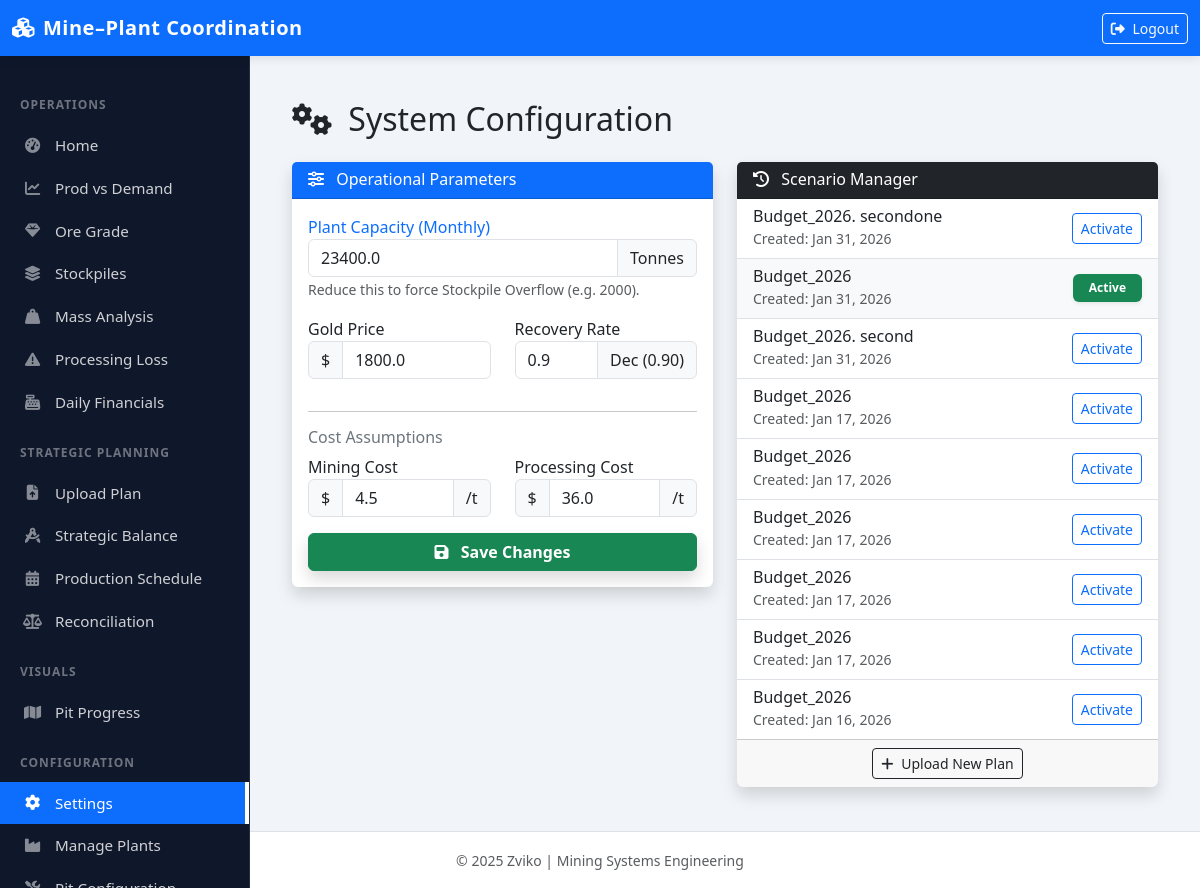
Page /settings/ on the earlier database version.
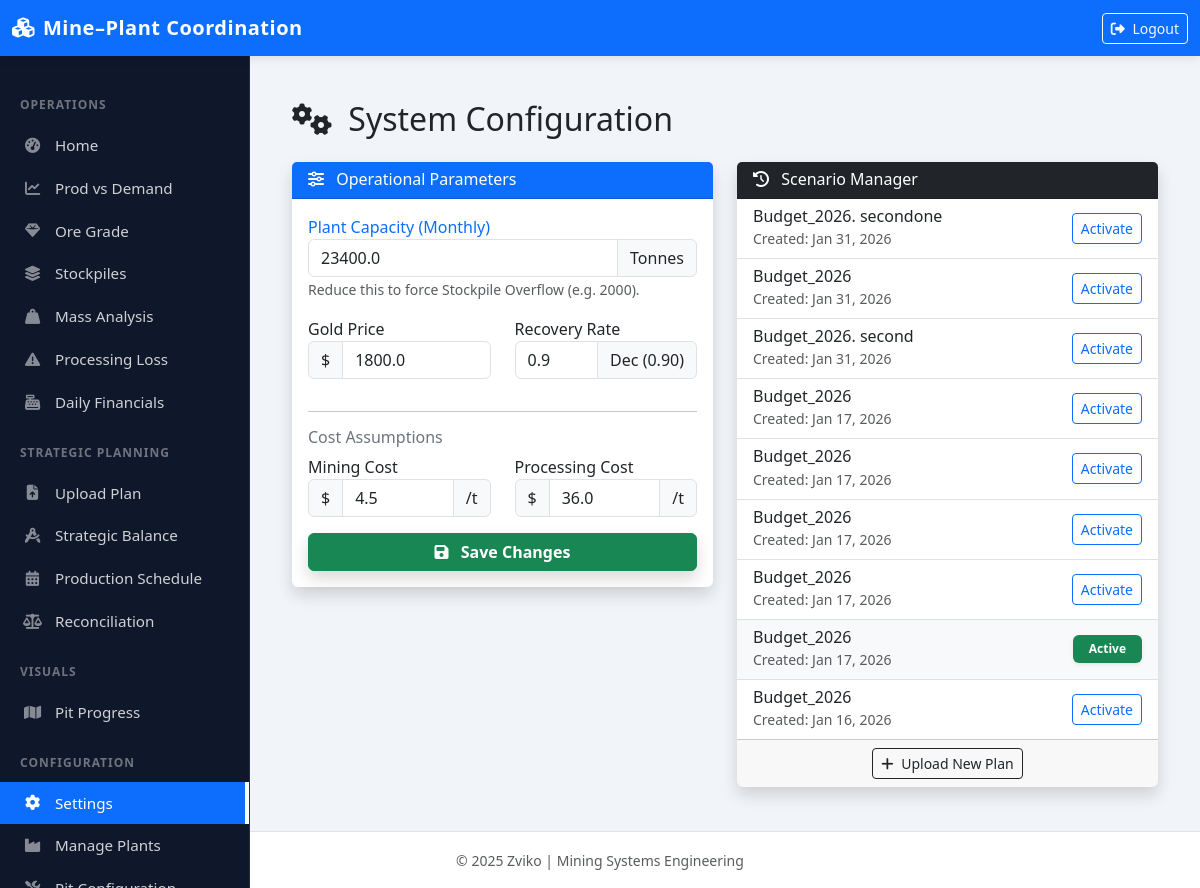
Same page on the later database version.
### dashboard/models.py (models this page shows, shortened)
class FinancialSettings(models.Model):
    scenario = models.OneToOneField(ScheduleScenario, on_delete=models.CASCADE, related_name='financials')
    gold_price = models.FloatField(default=1800.0, help_text="USD per Ounce")
    recovery_rate = models.FloatField(default=0.90, help_text="90% = 0.9")
    plant_capacity = models.FloatField(default=23400.0, help_text="Monthly Plant Capacity (tonnes)")
    processing_cost = models.FloatField(default=36.0, help_text="USD per Tonne")
    base_mining_cost = models.FloatField(default=4.50, help_text="USD per Tonne (Base)")

class ScheduleScenario(models.Model):
    name = models.CharField(max_length=100, default="mucs_2026")
    created_at = models.DateTimeField(auto_now_add=True)
    is_active = models.BooleanField(default=False)

### dashboard/views.py (the view, shortened to what this page needs)
# urls.py: path('settings/', views.settings_view, name='settings'),
def settings_view(request):
    active_scenario = ScheduleScenario.objects.filter(is_active=True).first()
    if not active_scenario:
        active_scenario = ScheduleScenario.objects.last()
        if active_scenario:
            active_scenario.is_active = True
            active_scenario.save()
    settings_obj = None
    if active_scenario:
        settings_obj, _ = FinancialSettings.objects.get_or_create(scenario=active_scenario)
    all_scenarios = ScheduleScenario.objects.all().order_by('-created_at')
    return render(request, 'dashboard/settings.html', {
        'settings': settings_obj,
        'active_scenario': active_scenario,
        'scenarios': all_scenarios
    })

### dashboard/templates/dashboard/settings.html (shortened to what the changed rows need)
{% extends 'dashboard/base.html' %}
{% load humanize %}
{% block content %}
<div class="container-fluid mt-4">
    <h2 class="text-dark mb-4">
        <i class="fas fa-cogs me-2"></i> System Configuration
    </h2>
    <div class="row">
        <div class="col-lg-6 mb-4">
            <div class="card shadow border-0">
                <div class="card-body">
                    {% if settings %}
                    <form method="post">
                        <div class="mb-3">
                            <label class="font-weight-bold text-primary">Plant Capacity (Monthly)</label>
                            <div class="input-group">
                                <input type="number" step="1" name="plant_capacity" class="form-control" value="{{ settings.plant_capacity }}">
                                <span class="input-group-text">Tonnes</span>
                            </div>
                            <small class="text-muted">Reduce this to force Stockpile Overflow (e.g. 2000).</small>
                        </div>
                        <div class="row">
                            <div class="col-md-6 mb-3">
                                <label class="font-weight-bold">Gold Price</label>
                                <div class="input-group">
                                    <span class="input-group-text">$</span>
                                    <input type="number" step="0.01" name="gold_price" class="form-control" value="{{ settings.gold_price }}">
                                </div>
                            </div>
                            <div class="col-md-6 mb-3">
                                <label class="font-weight-bold">Recovery Rate</label>
                                <div class="input-group">
                                    <input type="number" step="0.01" name="recovery_rate" class="form-control" value="{{ settings.recovery_rate }}">
                                    <span class="input-group-text">Dec (0.90)</span>
                                </div>
                            </div>
                        </div>
                        <hr>
                        <h6 class="text-secondary font-weight-bold">Cost Assumptions</h6>
                        <div class="row">
                            <div class="col-md-6 mb-3">
                                <label>Mining Cost</label>
                                <div class="input-group">
                                    <span class="input-group-text">$</span>
                                    <input type="number" step="0.01" name="mining_cost" class="form-control" value="{{ settings.base_mining_cost }}">
                                    <span class="input-group-text">/t</span>
                                </div>
                            </div>
                            <div class="col-md-6 mb-3">
                                <label>Processing Cost</label>
                                <div class="input-group">
                                    <span class="input-group-text">$</span>
                                    <input type="number" step="0.01" name="processing_cost" class="form-control" value="{{ settings.processing_cost }}">
                                    <span class="input-group-text">/t</span>
                                </div>
                            </div>
                        </div>
                        <button type="submit" class="btn btn-success w-100 fw-bold shadow">
                            <i class="fas fa-save me-2"></i> Save Changes
                        </button>
                    </form>
                    {% else %}
                        <div class="alert alert-warning">No active scenario found. Please select one on the right.</div>
                    {% endif %}
                </div>
            </div>
        </div>
        <div class="col-lg-6 mb-4">
            <div class="card shadow border-0">
                <div class="card-body p-0">
                    <ul class="list-group list-group-flush">
                        {% for s in scenarios %}
                        <li class="list-group-item d-flex justify-content-between align-items-center {% if s.is_active %}bg-light{% endif %}">
                            <div>
                                <h6 class="mb-0 font-weight-bold text-dark">{{ s.name }}</h6>
                                <small class="text-muted">Created: {{ s.created_at|date:"M d, Y" }}</small>
                            </div>
                            {% if s.is_active %}
                                <span class="badge bg-success shadow-sm px-3 py-2">Active</span>
                            {% else %}
                                <form method="post" style="display:inline;">
                                    <button type="submit" class="btn btn-sm btn-outline-primary">
                                        Activate
                                    </button>
                                </form>
                            {% endif %}
                        </li>
                        {% endfor %}
                    </ul>
                </div>
            </div>
        </div>
    </div>
</div>
{% endblock %}

Differences in the rows shown:
changed ScheduleScenario (number 2 of 9 on the later page): is_active "Active" → "Activate"
changed ScheduleScenario (number 8 of 9 on the later page): is_active "Activate" → "Active"
